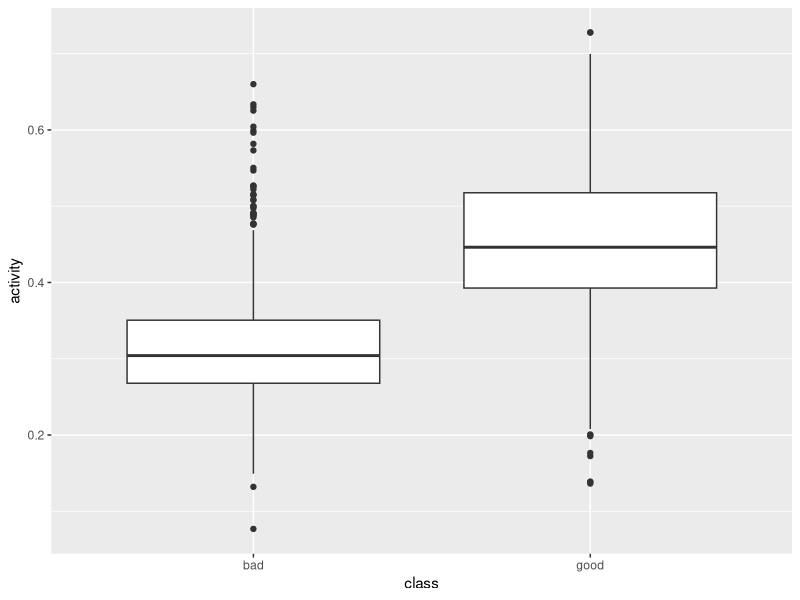
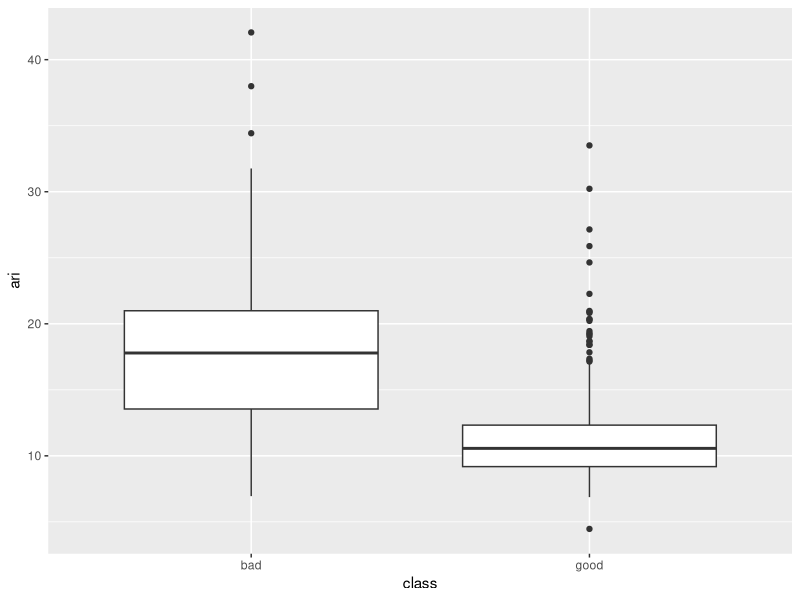
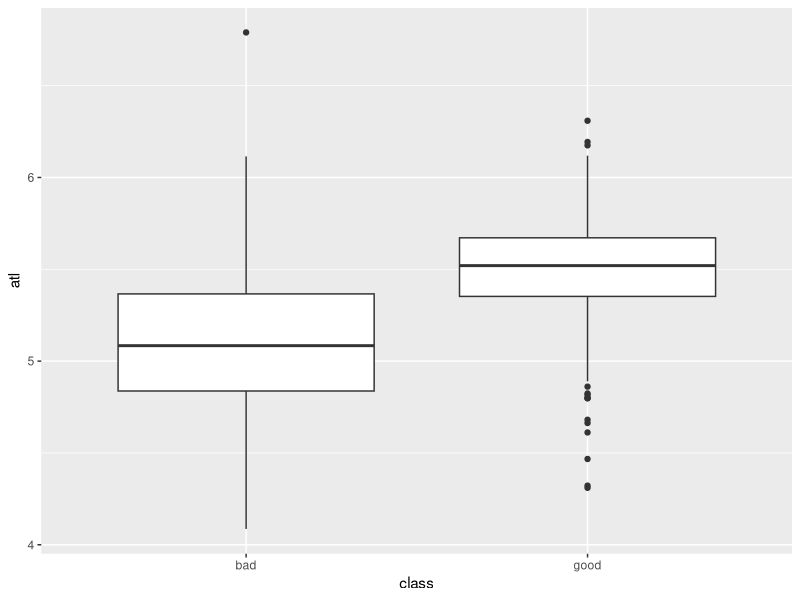
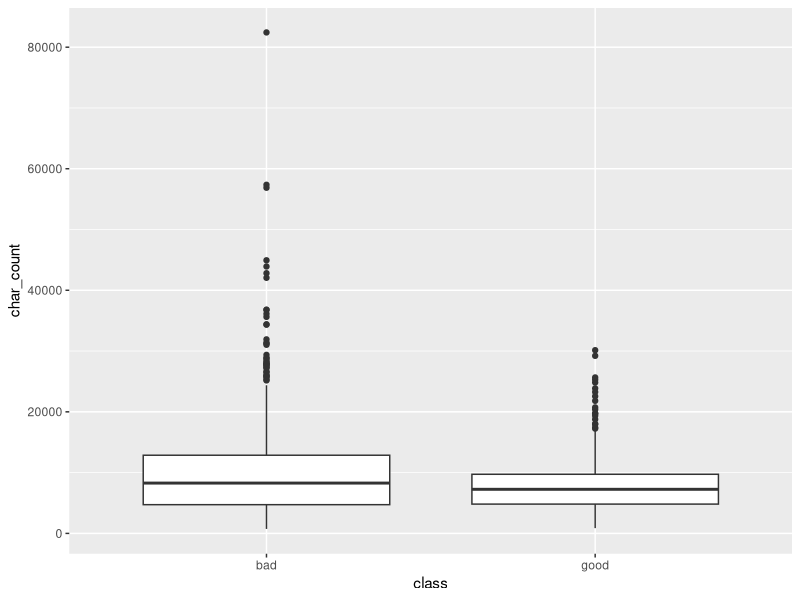
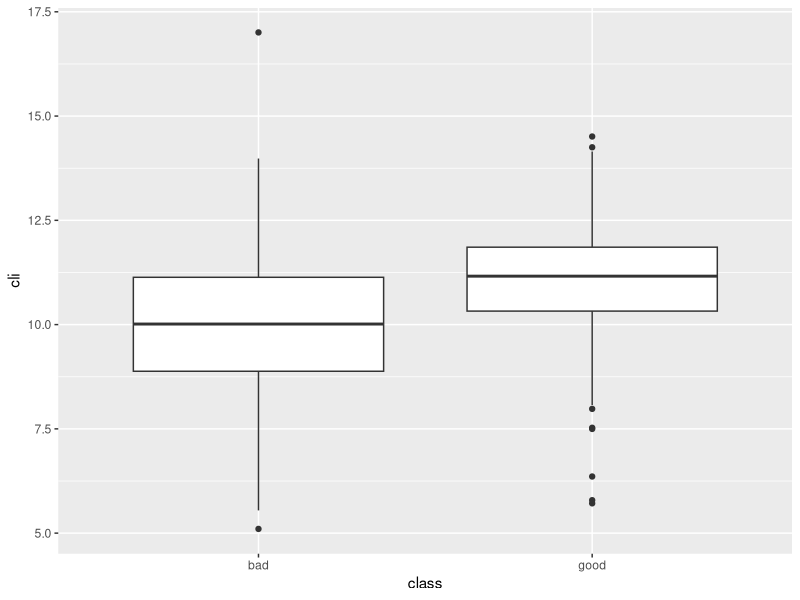
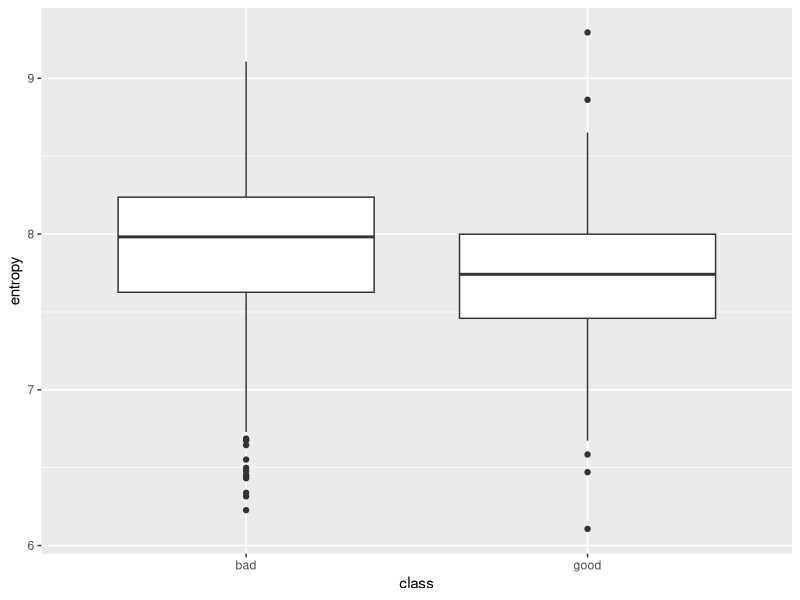
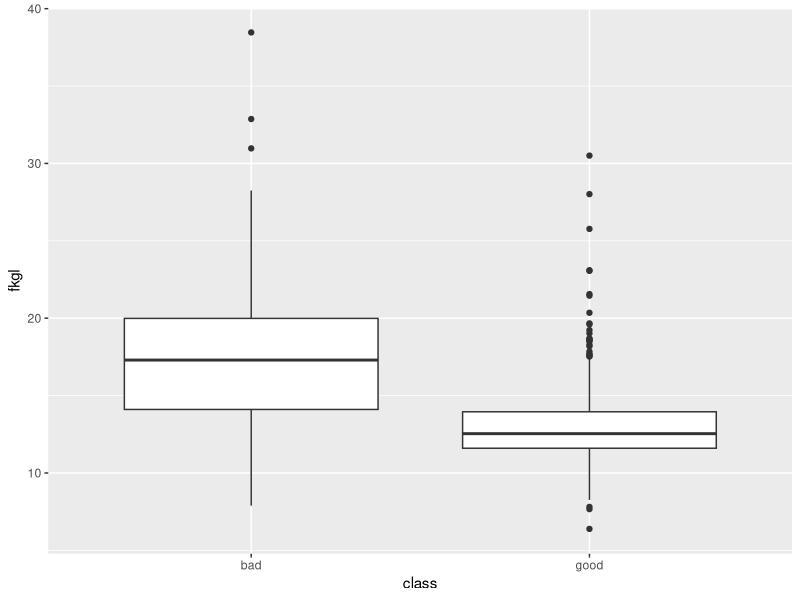
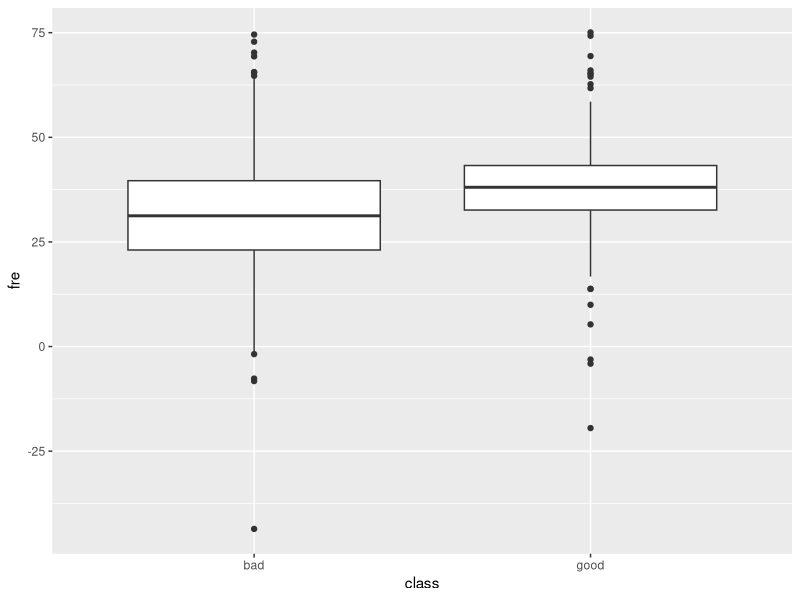

Write R code to recreate these figures, in order.
## ---- chunk 1
library(tidyverse)

df <- read_csv("measurements.csv")

df %>% ggplot(aes(x = class, y = activity)) +
  geom_boxplot()
df %>% ggplot(aes(x = class, y = ari)) +
  geom_boxplot()
df %>% ggplot(aes(x = class, y = atl)) +
  geom_boxplot()
df %>% ggplot(aes(x = class, y = char_count)) +
  geom_boxplot()
df %>% ggplot(aes(x = class, y = cli)) +
  geom_boxplot()
df %>% ggplot(aes(x = class, y = entropy)) +
  geom_boxplot()
df %>% ggplot(aes(x = class, y = fkgl)) +
  geom_boxplot()
df %>% ggplot(aes(x = class, y = fre)) +
  geom_boxplot()
df %>% ggplot(aes(x = class, y = gf)) +
  geom_boxplot()
df %>% ggplot(aes(x = class, y = hpoint)) +
  geom_boxplot()
df %>% ggplot(aes(x = class, y = maentropy)) +
  geom_boxplot()
df %>% ggplot(aes(x = class, y = maentropy_v)) +
  geom_boxplot()
df %>% ggplot(aes(x = class, y = mamr)) +
  geom_boxplot()
df %>% ggplot(aes(x = class, y = mattr)) +
  geom_boxplot()
df %>% ggplot(aes(x = class, y = mattr_v)) +
  geom_boxplot()
df %>% ggplot(aes(x = class, y = num_hapax)) +
  geom_boxplot()
df %>% ggplot(aes(x = class, y = sent_count)) +
  geom_boxplot()
df %>% ggplot(aes(x = class, y = smog)) +
  geom_boxplot()
df %>% ggplot(aes(x = class, y = syllab_count)) +
  geom_boxplot()
df %>% ggplot(aes(x = class, y = ttr)) +
  geom_boxplot()
df %>% ggplot(aes(x = class, y = verb_dist)) +
  geom_boxplot()
df %>% ggplot(aes(x = class, y = word_count)) +
  geom_boxplot()
## ---- chunk 2
df %>% ggplot(aes(x = activity, y = Readability)) +
  geom_boxplot() +
  facet_grid(subcorpus ~ .)
df %>% ggplot(aes(x = ari, y = Readability)) +
  geom_boxplot() +
  facet_grid(subcorpus ~ .)
df %>% ggplot(aes(x = atl, y = Readability)) +
  geom_boxplot() +
  facet_grid(subcorpus ~ .)
df %>% ggplot(aes(x = char_count, y = Readability)) +
  geom_boxplot() +
  facet_grid(subcorpus ~ .)
df %>% ggplot(aes(x = cli, y = Readability)) +
  geom_boxplot() +
  facet_grid(subcorpus ~ .)
df %>% ggplot(aes(x = entropy, y = Readability)) +
  geom_boxplot() +
  facet_grid(subcorpus ~ .)
df %>% ggplot(aes(x = fkgl, y = Readability)) +
  geom_boxplot() +
  facet_grid(subcorpus ~ .)
df %>% ggplot(aes(x = fre, y = Readability)) +
  geom_boxplot() +
  facet_grid(subcorpus ~ .)
df %>% ggplot(aes(x = gf, y = Readability)) +
  geom_boxplot() +
  facet_grid(subcorpus ~ .)
df %>% ggplot(aes(x = hpoint, y = Readability)) +
  geom_boxplot() +
  facet_grid(subcorpus ~ .)
df %>% ggplot(aes(x = maentropy, y = Readability)) +
  geom_boxplot() +
  facet_grid(subcorpus ~ .)
df %>% ggplot(aes(x = maentropy_v, y = Readability)) +
  geom_boxplot() +
  facet_grid(subcorpus ~ .)
df %>% ggplot(aes(x = mamr, y = Readability)) +
  geom_boxplot() +
  facet_grid(subcorpus ~ .)
df %>% ggplot(aes(x = mattr, y = Readability)) +
  geom_boxplot() +
  facet_grid(subcorpus ~ .)
df %>% ggplot(aes(x = mattr_v, y = Readability)) +
  geom_boxplot() +
  facet_grid(subcorpus ~ .)
df %>% ggplot(aes(x = num_hapax, y = Readability)) +
  geom_boxplot() +
  facet_grid(subcorpus ~ .)
df %>% ggplot(aes(x = sent_count, y = Readability)) +
  geom_boxplot() +
  facet_grid(subcorpus ~ .)
df %>% ggplot(aes(x = smog, y = Readability)) +
  geom_boxplot() +
  facet_grid(subcorpus ~ .)
df %>% ggplot(aes(x = syllab_count, y = Readability)) +
  geom_boxplot() +
  facet_grid(subcorpus ~ .)
df %>% ggplot(aes(x = ttr, y = Readability)) +
  geom_boxplot() +
  facet_grid(subcorpus ~ .)
df %>% ggplot(aes(x = verb_dist, y = Readability)) +
  geom_boxplot() +
  facet_grid(subcorpus ~ .)
df %>% ggplot(aes(x = word_count, y = Readability)) +
  geom_boxplot() +
  facet_grid(subcorpus ~ .)
## ---- chunk 3
df %>% ggplot(aes(x = ClarityPursuit, y = activity)) +
  geom_boxplot()
df %>% ggplot(aes(x = ClarityPursuit, y = ari)) +
  geom_boxplot()
df %>% ggplot(aes(x = ClarityPursuit, y = atl)) +
  geom_boxplot()
df %>% ggplot(aes(x = ClarityPursuit, y = char_count)) +
  geom_boxplot()
df %>% ggplot(aes(x = ClarityPursuit, y = cli)) +
  geom_boxplot()
df %>% ggplot(aes(x = ClarityPursuit, y = entropy)) +
  geom_boxplot()
df %>% ggplot(aes(x = ClarityPursuit, y = fkgl)) +
  geom_boxplot()
df %>% ggplot(aes(x = ClarityPursuit, y = fre)) +
  geom_boxplot()
df %>% ggplot(aes(x = ClarityPursuit, y = gf)) +
  geom_boxplot()
df %>% ggplot(aes(x = ClarityPursuit, y = hpoint)) +
  geom_boxplot()
df %>% ggplot(aes(x = ClarityPursuit, y = maentropy)) +
  geom_boxplot()
df %>% ggplot(aes(x = ClarityPursuit, y = maentropy_v)) +
  geom_boxplot()
df %>% ggplot(aes(x = ClarityPursuit, y = mamr)) +
  geom_boxplot()
df %>% ggplot(aes(x = ClarityPursuit, y = mattr)) +
  geom_boxplot()
df %>% ggplot(aes(x = ClarityPursuit, y = mattr_v)) +
  geom_boxplot()
df %>% ggplot(aes(x = ClarityPursuit, y = num_hapax)) +
  geom_boxplot()
df %>% ggplot(aes(x = ClarityPursuit, y = sent_count)) +
  geom_boxplot()
df %>% ggplot(aes(x = ClarityPursuit, y = smog)) +
  geom_boxplot()
df %>% ggplot(aes(x = ClarityPursuit, y = syllab_count)) +
  geom_boxplot()
df %>% ggplot(aes(x = ClarityPursuit, y = ttr)) +
  geom_boxplot()
df %>% ggplot(aes(x = ClarityPursuit, y = verb_dist)) +
  geom_boxplot()
df %>% ggplot(aes(x = ClarityPursuit, y = word_count)) +
  geom_boxplot()
